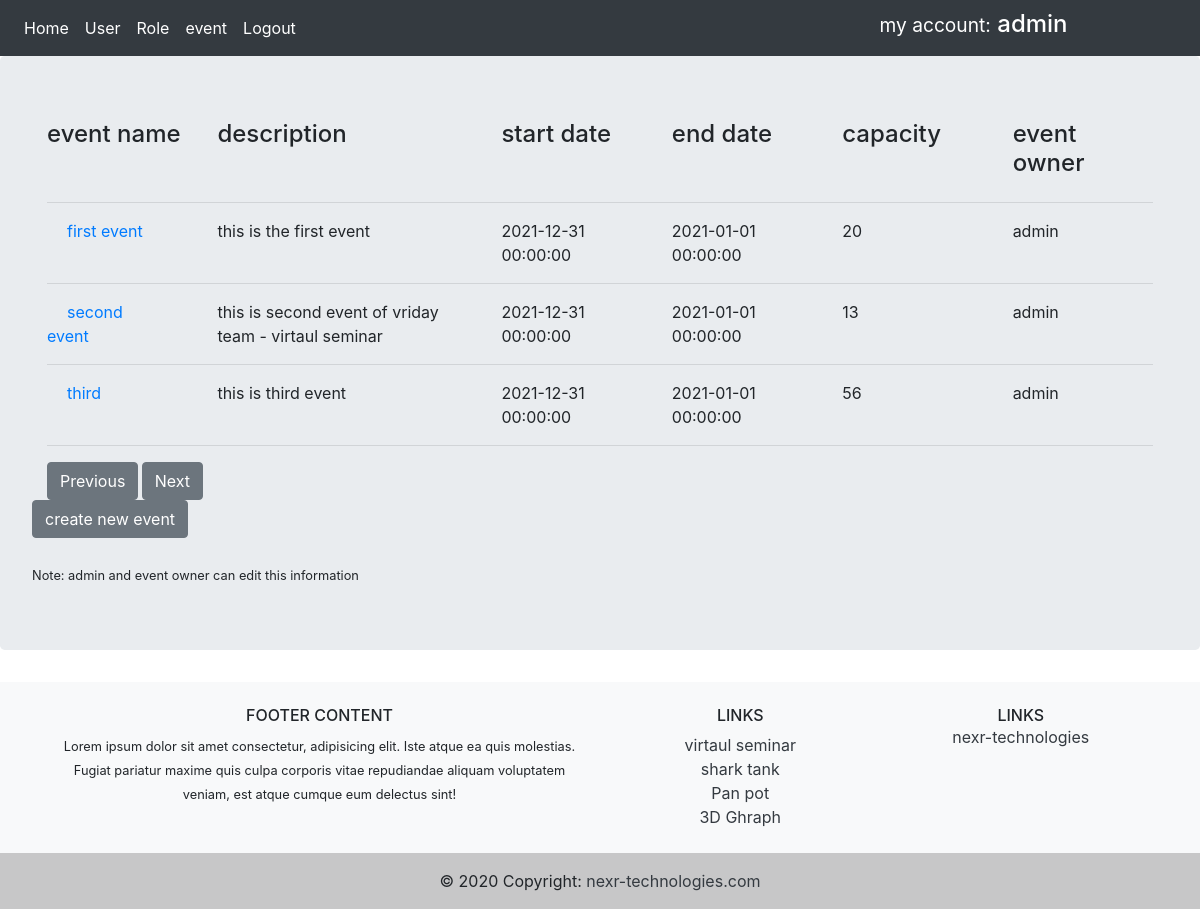
Before: /event (signed in) with the older database file.
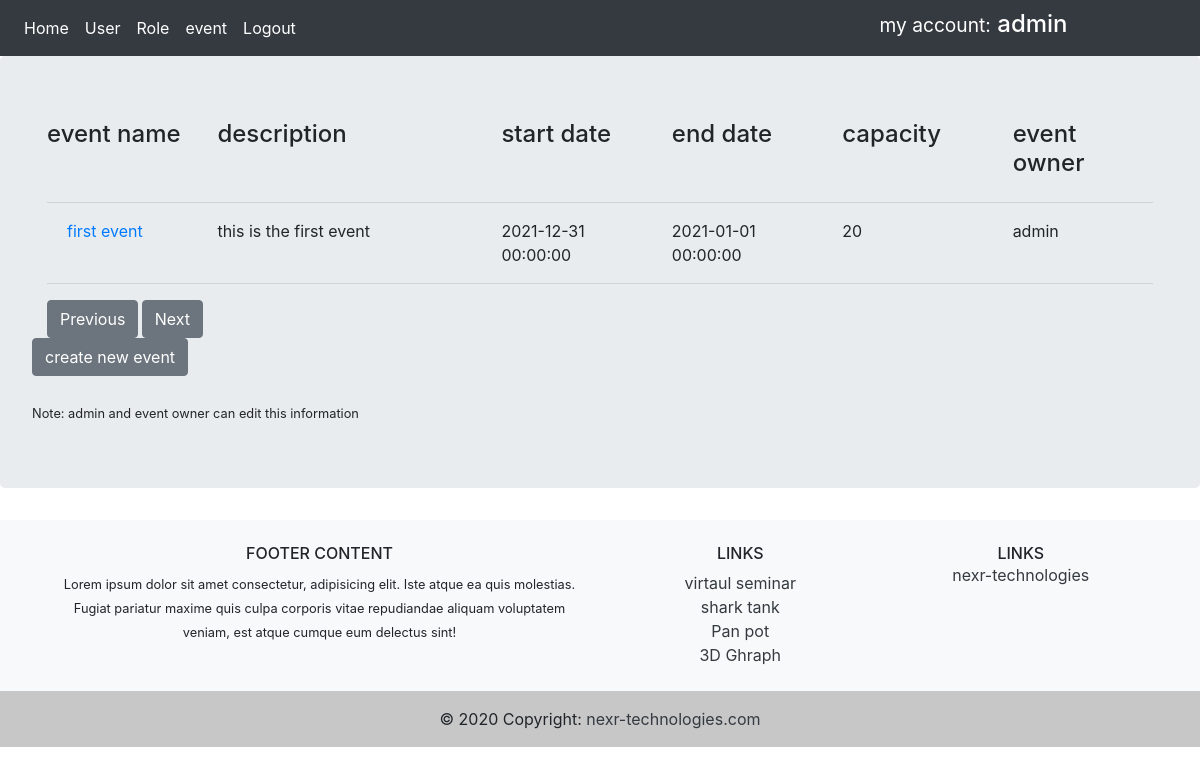
After: the same page with the newer database file.
### app/models.py (models this page shows, shortened)
class Event(db.Model):
    id = db.Column(db.Integer, primary_key=True)
    name = db.Column(db.String(120), nullable=False)
    description = db.Column(db.String(120), nullable=False)
    startdate = db.Column(db.DateTime, nullable=False,
                          default=datetime.datetime.now)
    enddate = db.Column(db.DateTime, nullable=False,
                        default=datetime.datetime.now)
    capacity = db.Column(db.Integer, nullable=True)
    user_id = db.Column(db.Integer, db.ForeignKey('user.id'), nullable=False)
    participants = db.relationship(
        'Participant', backref='eventParticipant', lazy=True)

class User(db.Model, UserMixin):
    id = db.Column(db.Integer, primary_key=True)
    username = db.Column(db.String(30), unique=True, nullable=False)
    email = db.Column(db.String(60), unique=True, nullable=False)
    password = db.Column(db.String(60), nullable=False)
    events = db.relationship('Event', backref='eventowner', lazy=True)
    roles = db.relationship('Role', backref='roleuser', lazy=True)

### app/routes.py (the view)
@app.route('/event', methods=['GET', 'POST'])
@login_required
def event():
    eventform = Event.query.limit(5).all()
    return render_template('event.html', form=eventform)

### app/models.py (called while the page is built)
@login_manager.user_loader
def load_user(user_id):
    return User.query.get(int(user_id))

### app/templates/event.html
{% extends 'base.html' %}
{% block content %}
<div class="container">
    <div class="row">
        <div class="col-sm">
            <h4>event name</h4>
        </div>
        <div class="col-3">
            <h4>description</h4>
        </div>
        <div class="col-sm">
            <h4>start date</h4>
        </div>
        <div class="col-sm">
            <h4>end date</h4>
        </div>
        <div class="col-sm">
            <h4>capacity</h4>
        </div>
        <div class="col-sm">
            <h4>event owner</h4>
        </div>
    </div>
    <hr />
    {% for event in form %}
    <div class="row">
        <div class="col-sm">
            <a href="{{ url_for('eventdetail', event_id=event.id) }}" class="card-body">{{ event.name }}</a>
        </div>
        <div class="col-3">
            {{ event.description }}
        </div>
        <div class="col-sm">
            {{ event.startdate }}
        </div>
        <div class="col-sm">
            {{ event.enddate }}
        </div>
        <div class="col-sm">
            {{ event.capacity }}
        </div>
        <div class="col-sm">
            {{ event.eventowner.username }}
        </div>
    </div>
    <hr />
    {% endfor %}
    <div class="row">
        <div class="col-1">
            <a href="{{ url_for('paging' , move=-1) }}" class="btn btn-secondary"> Previous </a>
        </div>
        <div class="col-1">
            <a href="{{ url_for('paging' , move=1) }}" class="btn btn-secondary"> Next </a>
        </div>
    </div>
</div>
{% if current_user.is_authenticated %}
{% if form.username == current_user.username or current_user.username == 'admin' %}
<a href="{{ url_for('new_event') }}" class="btn btn-secondary">create new event</a>
<br>
<br>
<small> Note: admin and event owner can edit this information </small>
{% endif %}
{% endif %}
{% endblock %}

Changed rows visible on the page:
removed Event: name "second event", description "this is second event of vriday team - virtaul seminar", startdate "2021-12-31 00:00:00", enddate "2021-01-01 00:00:00", capacity "13", eventowner.username "admin"
removed Event: name "third", description "this is third event", startdate "2021-12-31 00:00:00", enddate "2021-01-01 00:00:00", capacity "56", eventowner.username "admin"
